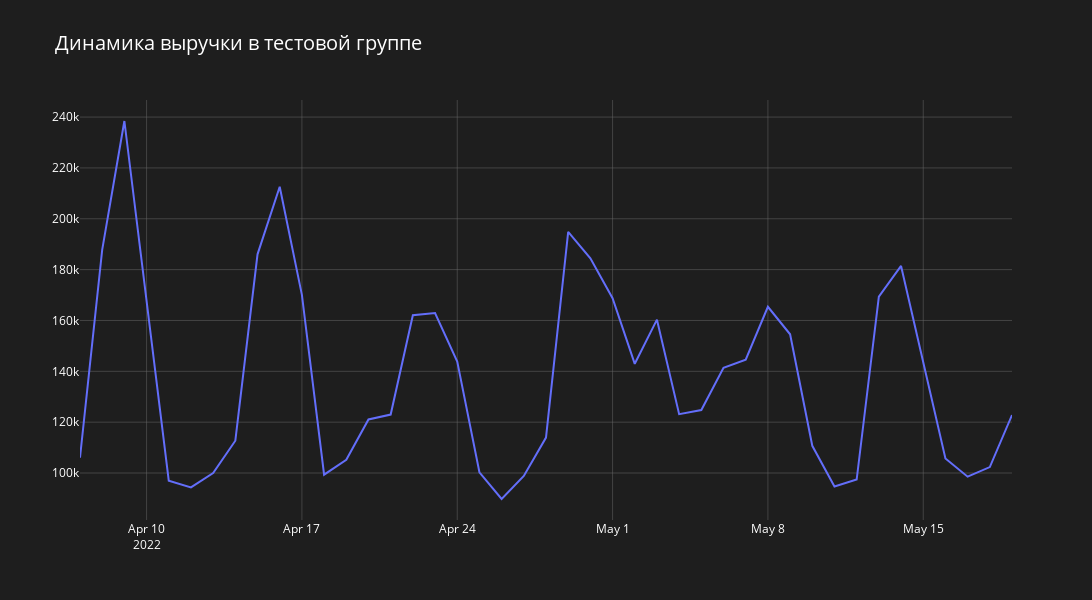
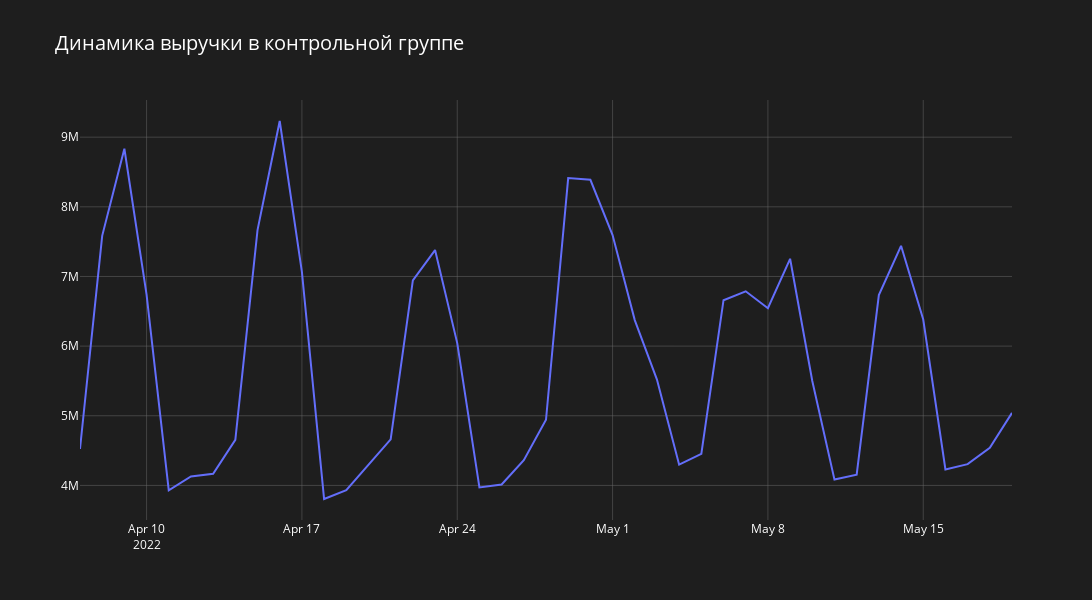

Notebook code for these charts, in order:
### Markdown cell above
Анализ динамики показателей, в контрольной и тестовой dataframe-ах, используя plotly

### Code cell
#создается словарь со стилизацией графиков для plotly
axis_props = dict(showgrid = True,
                gridcolor = '#696969',
                gridwidth = 0.5
                )

#создается экземпляр класса Figure из plotly.go для выручки из тестовой группы
dynamic_rev_tst = go.Figure()

dynamic_rev_tst.add_trace(go.Scatter(x=revenue_by_dt_tst['Date'],
                             y=revenue_by_dt_tst['rev'],
                             mode='lines',
                             name='Line 1'))


dynamic_rev_tst.update_layout(title = 'Динамика выручки в тестовой группе',
                            plot_bgcolor = '#1e1e1e',
                            paper_bgcolor = '#1e1e1e',
                            title_font_color="#fff",
                            font_color = '#fff',
                            title_font_size = 20,
                            xaxis = axis_props,
                            yaxis = axis_props,
                            width = 1550,
                            height = 600)


#создается экземпляр класса Figure из plotly.go для выпручки из контрольной группы
dynamic_rev_ctrl = go.Figure()

dynamic_rev_ctrl.add_trace(go.Scatter(x=revenue_by_dt_ctrl['Date'],
                             y=revenue_by_dt_ctrl['rev'],
                             mode='lines',
                             name='Line 1'))


dynamic_rev_ctrl.update_layout(title = 'Динамика выручки в контрольной группе',
                            plot_bgcolor = '#1e1e1e',
                            paper_bgcolor = '#1e1e1e',
                            title_font_color="#fff",
                            font_color = '#fff',
                            title_font_size = 20,
                            xaxis = axis_props,
                            yaxis = axis_props,
                            width = 1550,
                            height = 600)

#выводятся два графика
dynamic_rev_tst.show()

dynamic_rev_ctrl.show()

### Figure 1 — Plotly figure (JSON) as saved in the notebook; plotly's stock layout.template omitted (floating-point values rounded to 4 significant figures)
{"data": [{"mode": "lines", "name": "Line 1", "type": "scatter", "x": ["2022-04-07T00:00:00+00:00", "2022-04-08T00:00:00+00:00", "2022-04-09T00:00:00+00:00", "2022-04-10T00:00:00+00:00", "2022-04-11T00:00:00+00:00", "2022-04-12T00:00:00+00:00", "2022-04-13T00:00:00+00:00", "2022-04-14T00:00:00+00:00", "2022-04-15T00:00:00+00:00", "2022-04-16T00:00:00+00:00", "2022-04-17T00:00:00+00:00", "2022-04-18T00:00:00+00:00", "2022-04-19T00:00:00+00:00", "2022-04-20T00:00:00+00:00", "2022-04-21T00:00:00+00:00", "2022-04-22T00:00:00+00:00", "2022-04-23T00:00:00+00:00", "2022-04-24T00:00:00+00:00", "2022-04-25T00:00:00+00:00", "2022-04-26T00:00:00+00:00", "2022-04-27T00:00:00+00:00", "2022-04-28T00:00:00+00:00", "2022-04-29T00:00:00+00:00", "2022-04-30T00:00:00+00:00", "2022-05-01T00:00:00+00:00", "2022-05-02T00:00:00+00:00", "2022-05-03T00:00:00+00:00", "2022-05-04T00:00:00+00:00", "2022-05-05T00:00:00+00:00", "2022-05-06T00:00:00+00:00", "2022-05-07T00:00:00+00:00", "2022-05-08T00:00:00+00:00", "2022-05-09T00:00:00+00:00", "2022-05-10T00:00:00+00:00", "2022-05-11T00:00:00+00:00", "2022-05-12T00:00:00+00:00", "2022-05-13T00:00:00+00:00", "2022-05-14T00:00:00+00:00", "2022-05-15T00:00:00+00:00", "2022-05-16T00:00:00+00:00", "2022-05-17T00:00:00+00:00", "2022-05-18T00:00:00+00:00", "2022-05-19T00:00:00+00:00"], "y": [106100.0, 187700.0, 238500.0, 166800.0, 96970.0, 94360.0, 99960.0, 112700.0, 186000.0, 212600.0, 170100.0, 99350.0, 105200.0, 121100.0, 123000.0, 162100.0, 162900.0, 143800.0, 100300.0, 89780.0, 98860.0, 113900.0, 194800.0, 184500.0, 168800.0, 142900.0, 160300.0, 123200.0, 124800.0, 141400.0, 144600.0, 165400.0, 154600.0, 110700.0, 94720.0, 97450.0, 169300.0, 181400.0, 143200.0, 105700.0, 98570.0, 102300.0, 122800.0]}], "layout": {"font": {"color": "#fff"}, "height": 600, "paper_bgcolor": "#1e1e1e", "plot_bgcolor": "#1e1e1e", "title": {"font": {"color": "#fff", "size": 20}, "text": "Динамика выручки в тестовой группе"}, "width": 1550, "xaxis": {"gridcolor": "#696969", "gridwidth": 0.5, "showgrid": true}, "yaxis": {"gridcolor": "#696969", "gridwidth": 0.5, "showgrid": true}}}

### Figure 2 — Plotly figure (JSON) as saved in the notebook; plotly's stock layout.template omitted (floating-point values rounded to 4 significant figures)
{"data": [{"mode": "lines", "name": "Line 1", "type": "scatter", "x": ["2022-04-07T00:00:00+00:00", "2022-04-08T00:00:00+00:00", "2022-04-09T00:00:00+00:00", "2022-04-10T00:00:00+00:00", "2022-04-11T00:00:00+00:00", "2022-04-12T00:00:00+00:00", "2022-04-13T00:00:00+00:00", "2022-04-14T00:00:00+00:00", "2022-04-15T00:00:00+00:00", "2022-04-16T00:00:00+00:00", "2022-04-17T00:00:00+00:00", "2022-04-18T00:00:00+00:00", "2022-04-19T00:00:00+00:00", "2022-04-20T00:00:00+00:00", "2022-04-21T00:00:00+00:00", "2022-04-22T00:00:00+00:00", "2022-04-23T00:00:00+00:00", "2022-04-24T00:00:00+00:00", "2022-04-25T00:00:00+00:00", "2022-04-26T00:00:00+00:00", "2022-04-27T00:00:00+00:00", "2022-04-28T00:00:00+00:00", "2022-04-29T00:00:00+00:00", "2022-04-30T00:00:00+00:00", "2022-05-01T00:00:00+00:00", "2022-05-02T00:00:00+00:00", "2022-05-03T00:00:00+00:00", "2022-05-04T00:00:00+00:00", "2022-05-05T00:00:00+00:00", "2022-05-06T00:00:00+00:00", "2022-05-07T00:00:00+00:00", "2022-05-08T00:00:00+00:00", "2022-05-09T00:00:00+00:00", "2022-05-10T00:00:00+00:00", "2022-05-11T00:00:00+00:00", "2022-05-12T00:00:00+00:00", "2022-05-13T00:00:00+00:00", "2022-05-14T00:00:00+00:00", "2022-05-15T00:00:00+00:00", "2022-05-16T00:00:00+00:00", "2022-05-17T00:00:00+00:00", "2022-05-18T00:00:00+00:00", "2022-05-19T00:00:00+00:00"], "y": [4523000.0, 7583000.0, 8833000.0, 6740000.0, 3929000.0, 4128000.0, 4167000.0, 4653000.0, 7665000.0, 9232000.0, 7066000.0, 3805000.0, 3933000.0, 4291000.0, 4662000.0, 6945000.0, 7379000.0, 6044000.0, 3971000.0, 4013000.0, 4363000.0, 4943000.0, 8412000.0, 8388000.0, 7594000.0, 6373000.0, 5520000.0, 4298000.0, 4452000.0, 6659000.0, 6787000.0, 6544000.0, 7254000.0, 5498000.0, 4083000.0, 4155000.0, 6732000.0, 7440000.0, 6381000.0, 4229000.0, 4305000.0, 4541000.0, 5041000.0]}], "layout": {"font": {"color": "#fff"}, "height": 600, "paper_bgcolor": "#1e1e1e", "plot_bgcolor": "#1e1e1e", "title": {"font": {"color": "#fff", "size": 20}, "text": "Динамика выручки в контрольной группе"}, "width": 1550, "xaxis": {"gridcolor": "#696969", "gridwidth": 0.5, "showgrid": true}, "yaxis": {"gridcolor": "#696969", "gridwidth": 0.5, "showgrid": true}}}
